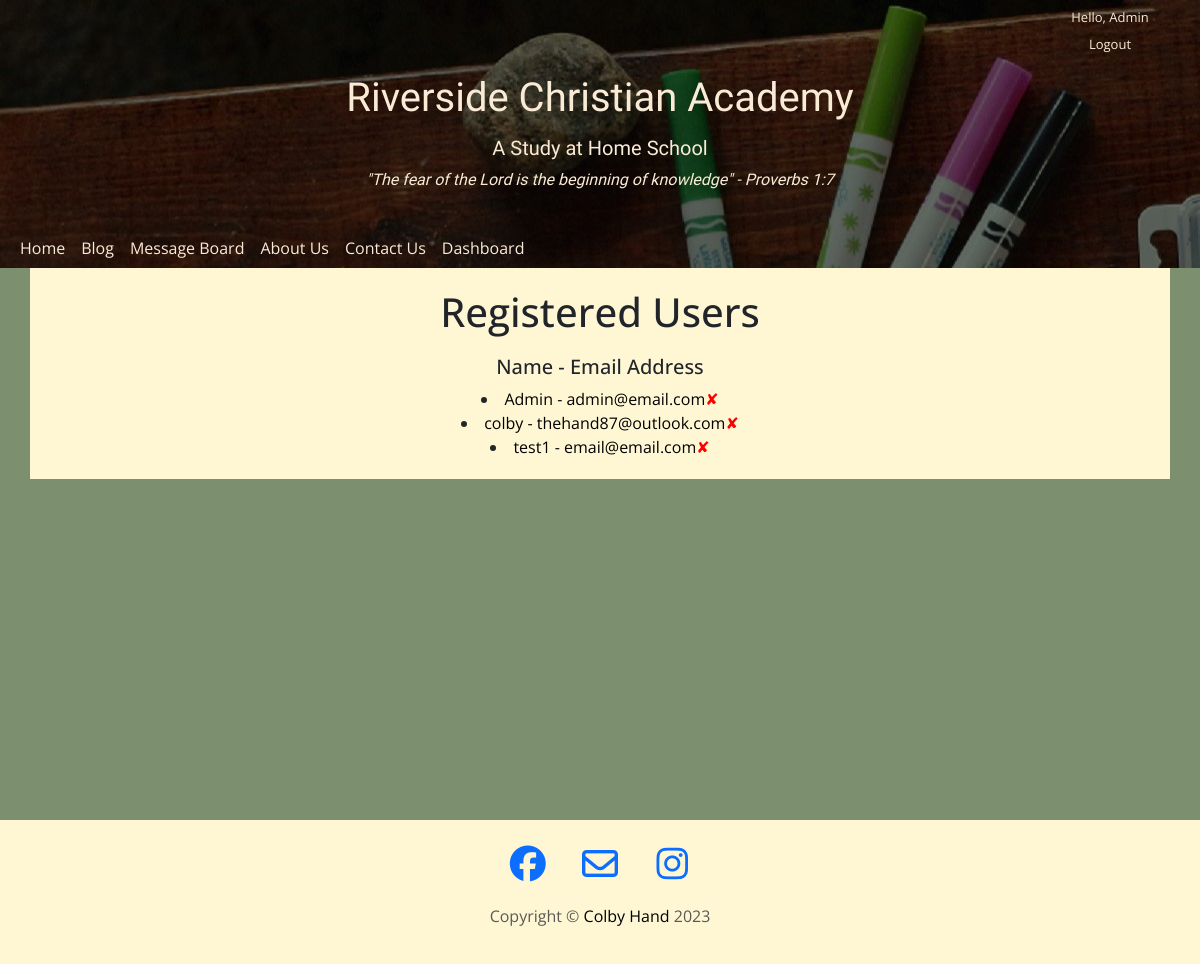
/users (signed in), run on an earlier commit of the app's database.
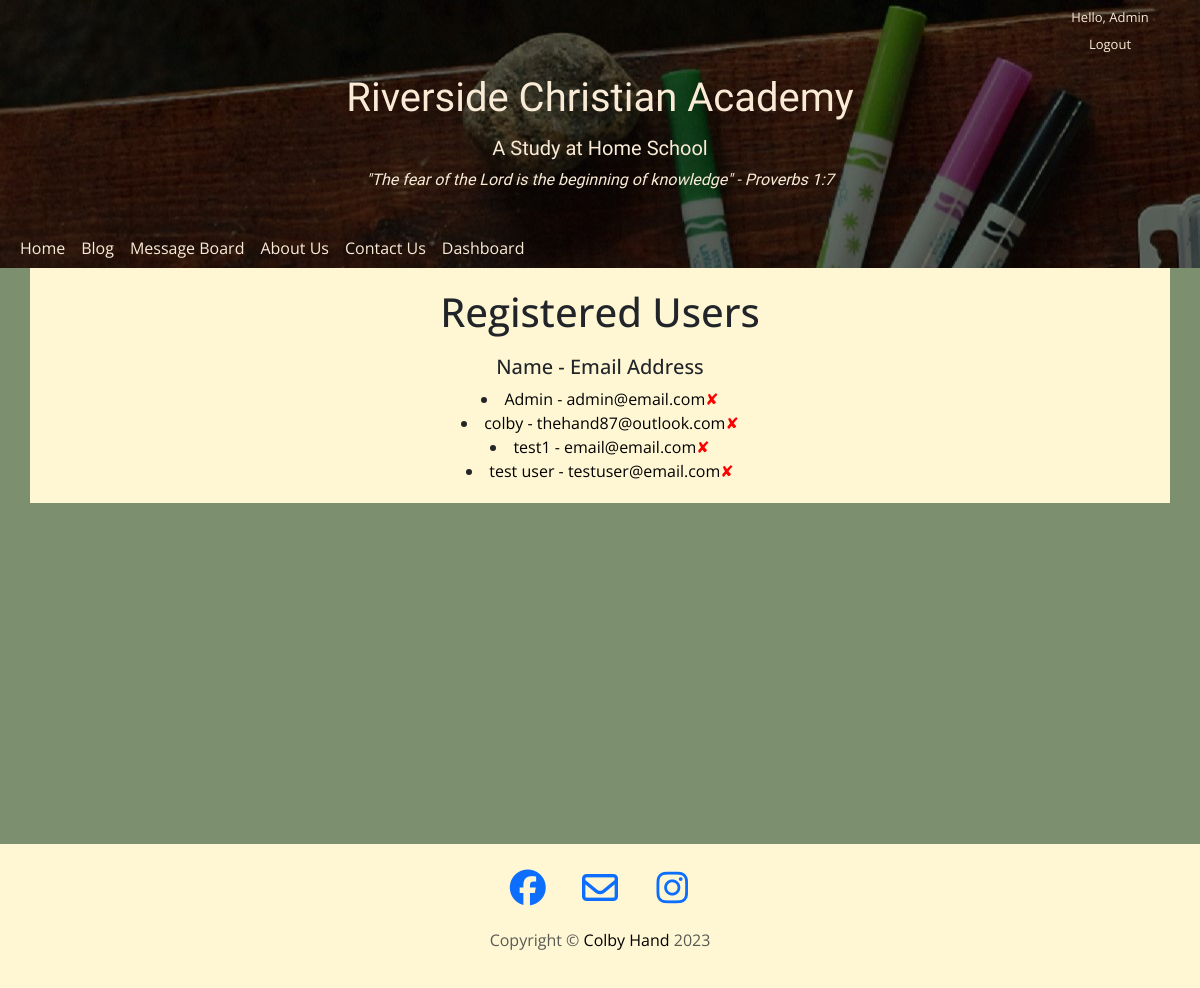
And on a later commit of the database.
### main.py (models this page shows)
class User(UserMixin, db.Model):
    __tablename__ = "user"
    id = db.Column(db.Integer, primary_key=True)
    email = db.Column(db.String(100), unique=True)
    password = db.Column(db.String(100))
    name = db.Column(db.String(1000))
    blog_posts = relationship("BlogPost", back_populates="author")
    blog_comments = relationship("BlogComment", back_populates="blog_comment_author")
    message_posts = relationship("Message", back_populates="author")
    message_comments = relationship("MessageComment", back_populates="message_comment_author")

### main.py (the view)
@app.route("/users")
@login_required
@admin_only
def users():
    users = User.query.all()
    return render_template("users.html", users=users)

### main.py (called while the page is built)
def admin_only(f):
    @wraps(f)
    def decorator(*args, **kwargs):
        if current_user.id != 1:
            return abort(403)
        return f(*args, **kwargs)
    return decorator

@login_manager.user_loader
def load_user(user_id):
    return db.get_or_404(User, user_id)

### templates/users.html
{% include "header.html" %}
<div class="container">
    <h1>Registered Users</h1>
    <div class="all_users">
        <h5>Name - Email Address</h5>
        {% for user in users %}
        <li><a class="list-item" href="">{{ user.name }} - {{ user.email }}<a style="color: red;" href="{{url_for('delete_user', user_id=user.id) }}">✘</a></li>
        {% endfor %}
    </div>
</div>
{% include "footer.html" %}

### templates/header.html (shortened to what this page needs)
<!DOCTYPE html>
<html lang="en">
<head>
    <link href="https://cdn.jsdelivr.net/npm/bootstrap@5.3.0-alpha3/dist/css/bootstrap.min.css" rel="stylesheet">
    <link rel="stylesheet" href="../static/CSS/styles.css">
</head>
<body>
    <header class="img-fluid header-img" style="background-image: url('../static/images/art-img.jpg');">
        <div class="header">
            <div class="login">
                <span>
                    {% if current_user.is_authenticated: %}
                    <p class="login-link">Hello, {{ current_user.name }}</p>
                    <a class="login-link" href="{{url_for('logout')}}">Logout</a>
                    {% endif %}
                </span>
            </div>
            <div class="title container-fluid col-lg-6">
                <h1>Riverside Christian Academy</h1>
                <h5>A Study at Home School</h5>
                <p><em>"The fear of the Lord is the beginning of knowledge" - Proverbs 1:7</em></p>
            </div>
            <div class="header-nav">
            <nav class="navbar navbar-expand-lg ">
                <div class="header container-fluid">
                    <div class="collapse navbar-collapse" id="navbarTogglerDemo01">
                        <ul class="navbar-nav me-auto mb-2 mb-lg-0">
                            <li class="nav-item">
                            <a class="nav-link active" id="navigation-btn" aria-current="page" href="/">Home</a>
                            </li>
                            <li class="nav-item">
                            <a class="nav-link active" id="navigation-btn" aria-current="page" href="{{url_for('all_blog_posts')}}">Blog</a>
                            </li>
                            {% if current_user.is_authenticated: %}
                            <li class="nav-item">
                            <a class="nav-link active" id="navigation-btn" aria-current="page" href="{{url_for('all_messages')}}">Message Board</a>
                            </li>
                            {% endif %}
                            <li class="nav-item">
                            <a class="nav-link active" id="navigation-btn" aria-current="page" href="{{url_for('about_us')}}">About Us</a>
                            </li>
                            <li class="nav-item">
                            <a class="nav-link active" id="navigation-btn" aria-current="page" href="{{url_for('contact')}}">Contact Us</a>
                            </li>
                            {% if current_user.name == "Admin" %}
                            <li class="nav-item">
                                <a class="nav-link active" id="navigation-btn" aria-current="page" href="{{url_for('dashboard')}}">Dashboard</a>
                            </li>
                            {% endif %}
                        </ul>
                    </div>
                </div>
            </nav>
        </div>
        </div>
    </header>

What changed in the data, as far as the page shows it:
added User: name "test user", email "testuser@email.com"
